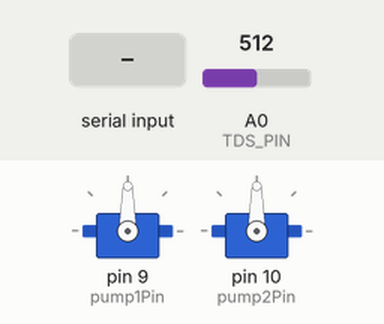
Recording of a sketch running on a simulated Arduino Uno, built with avr-gcc and run on an emulated ATmega328P. Parts: 2 × servo. The inputs (shaded band) are chosen by the test bench; at power-on: A0 (TDS_PIN) = 512. What the sketch prints to the serial monitor is not drawn.

Above: at 1.2 s.
1.3 s: "START\n" received over Serial
At 2.7 s:
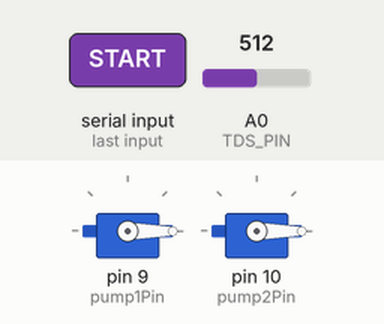
Timing chart, 0 to 47.8 s (numbered marks = the images above; inputs shaded):
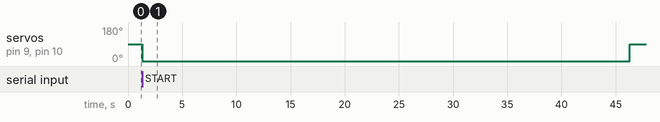

The sketch:

Pump_Sensor.ino
```cpp
#include <Servo.h>

#define VREF 5.0            // Arduino Uno ADC reference voltage
#define SCOUNT 30
#define TDS_PIN A0
#define PH_PIN A1
#define TIMEIN 45000
#define TIMEOUT 90000


 // ms -> 10000 = 10 seconds

const int pump1Pin = 9;
const int pump2Pin = 10;

Servo pump1;
Servo pump2;

bool collecting = false;

void setup() {
  Serial.begin(115200);

  pinMode(TDS_PIN, INPUT);
  pinMode(PH_PIN, INPUT);

  pump1.attach(pump1Pin);
  pump2.attach(pump2Pin);

  pump1.write(90);  // Neutral (off)
  pump2.write(90);
}

void loop() {
  if (Serial.available()) {
    String command = Serial.readStringUntil('\n');
    command.trim();

    if (command == "START") {
      collecting = true;

      // Pump in for 10 seconds
      pump1.write(0);
      pump2.write(0);
      delay(TIMEIN);
      pump1.write(90);
      pump2.write(90);
    }
    else if (command == "STOP") {
      collecting = false;

      // Pump out for 10 seconds
      pump1.write(180);
      pump2.write(180);
      delay(TIMEOUT);
      pump1.write(90);
      pump2.write(90);
    }
  }

  if (collecting) {
    // === TDS Reading ===
    int totalTDS = 0;
    for (int i = 0; i < SCOUNT; i++) {
      totalTDS += analogRead(TDS_PIN);
      delay(20);
    }
    float voltageTDS = (totalTDS / (float)SCOUNT) * (VREF / 1023.0);
    float tdsValue = (133.42 * pow(voltageTDS, 3) -
                      255.86 * pow(voltageTDS, 2) +
                      857.39 * voltageTDS) * 0.5;

    // === pH Reading ===
    int rawPH = analogRead(PH_PIN);
    float voltagePH = rawPH * (VREF / 1023.0);
    float pHValue = 3.5 * voltagePH + 0.5;

    // Print as CSV: pH,TDS
    Serial.print(pHValue, 2);
    Serial.print(",");
    Serial.println(tdsValue, 2);

    delay(1000);
  }
}
```

Measured:
- after the input at 1.3 s, servo on pin 9 (pump1Pin), servo on pin 10 (pump2Pin): 90° → 0° at once, → 90° 45.0 s later
